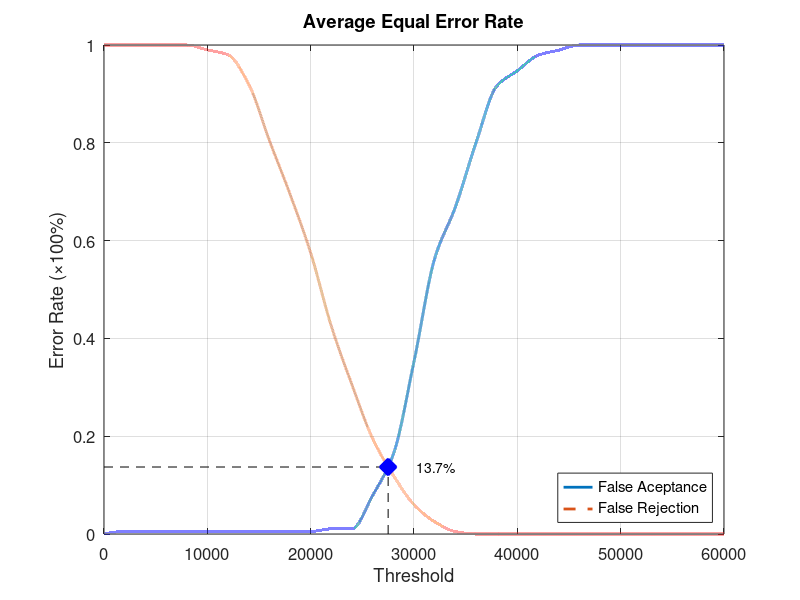
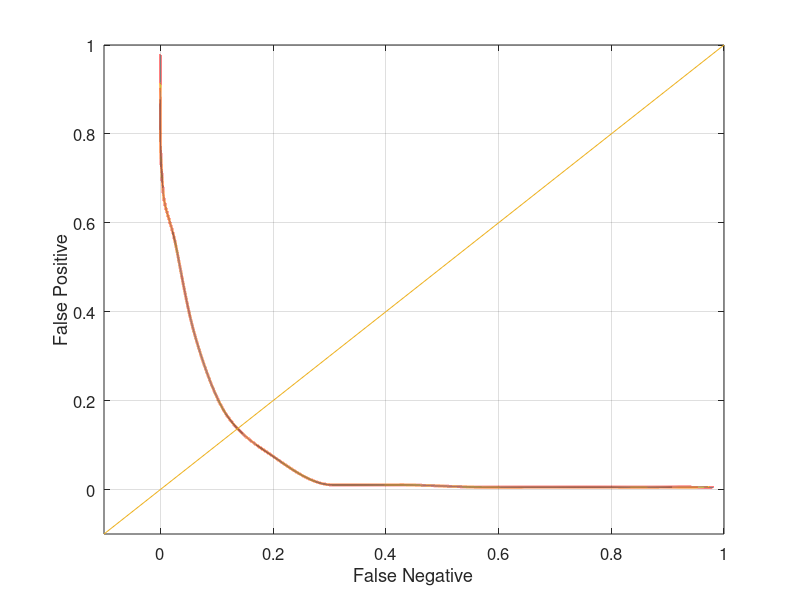

Write the MATLAB code that produced these figures, in order.
function yEER = Database4_3
close all;
clear;
clc;
x = 0:2000:60000;
xq = 0:0.5:60000;

y0 = [0 0.00526316 0.00526316 0.00526316 0.00526316 0.00526316 0.00526316 0.00526316 0.00526316 0.00526316 0.00526316 0.0105263 0.0105263 0.0789474 0.163158 0.352632 0.563158 0.668421 0.8 0.915789 0.947368 0.978947 0.989474 1 1 1 1 1 1 1 1];
yy0 = interp1(x, y0, xq, 'pchip');
y1 = [1 1 1 1 1 0.99 0.98 0.92 0.805 0.695 0.575 0.425 0.305 0.195 0.12 0.06 0.025 0.005 0 0 0 0 0 0 0 0 0 0 0 0 0];
yy1 = interp1(x, y1, xq, 'pchip');

% Calculating EER: 
y2 = abs(y0 - y1);
find(y2 == min(y2))
yy2 = abs(yy0 - yy1);
xEER = find(yy2 == min(yy2));
xEERIndex = xq(xEER) % X-axis EER
yEER = yy0(xEER) % Y-axis EER

main = figure
plot(xq, yy0,'-','LineWidth', 2);	hold on
plot(xq, yy1,'--','LineWidth', 2);	hold on
plot([xEERIndex xEERIndex], [0 yEER], 'k--');	hold on
plot([0 xEERIndex], [yEER yEER], 'k--');	hold on
plot(xEERIndex, yEER, 'bx', 'LineWidth', 10);	hold on
text(xEERIndex + 10 * xEERIndex / 100, yEER, [num2str(round((10000 * yEER)) / 100) '%'])
legend('False Aceptance', 'False Rejection', 'Location', 'SouthEast')
xlabel('Threshold')
ylabel('Error Rate (\times100%)')
title('Average Equal Error Rate')
set(gca, 'FontSize', 12)
axis([0 60000 0 1])
grid on

print(main, 'Database4_3Main', '-dpng');
FNRxFPR = figure('Color', [1 1 1]);
plot(yy1, yy0, '-', yy1, yy0, 'LineWidth', 2);
hold on
y = -0.1:0.1:1
plot(y, y); 
set(gca, 'FontSize', 12)
xlabel('False Negative')
ylabel('False Positive')
axis([-0.1 1 -0.1 1])
set(gca, 'FontSize', 12)
grid on

print(FNRxFPR, 'Database4_3FNRxFPR','-dpng');
end
